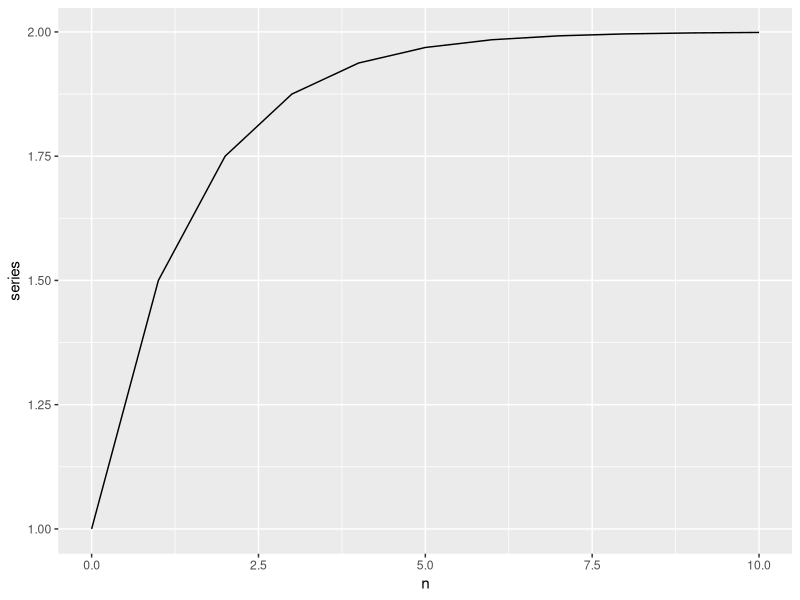
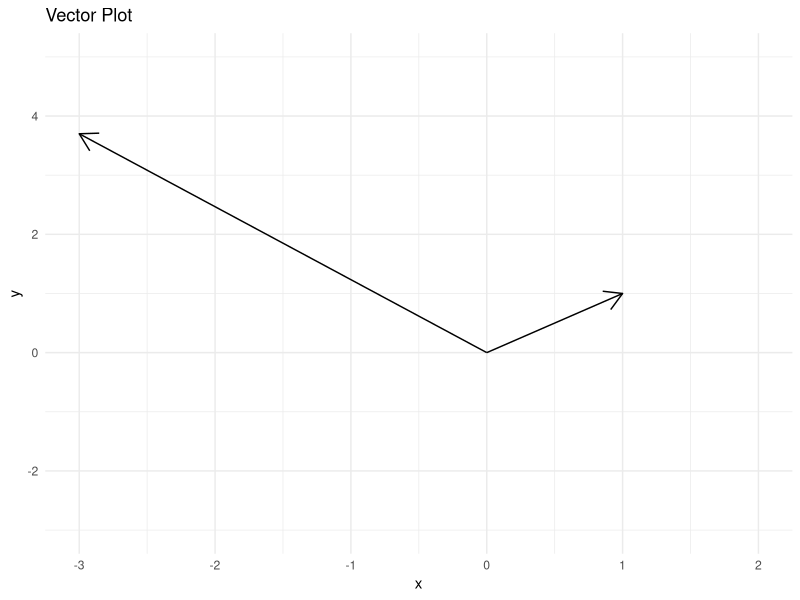
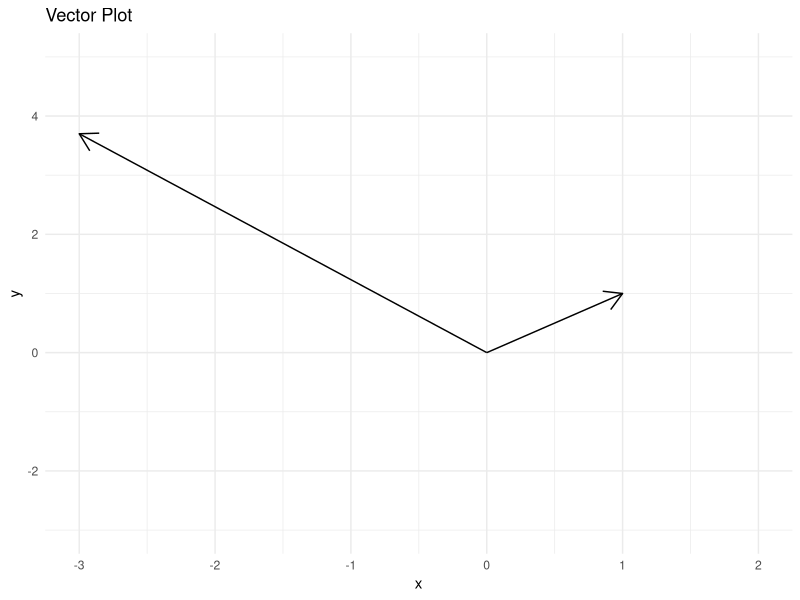
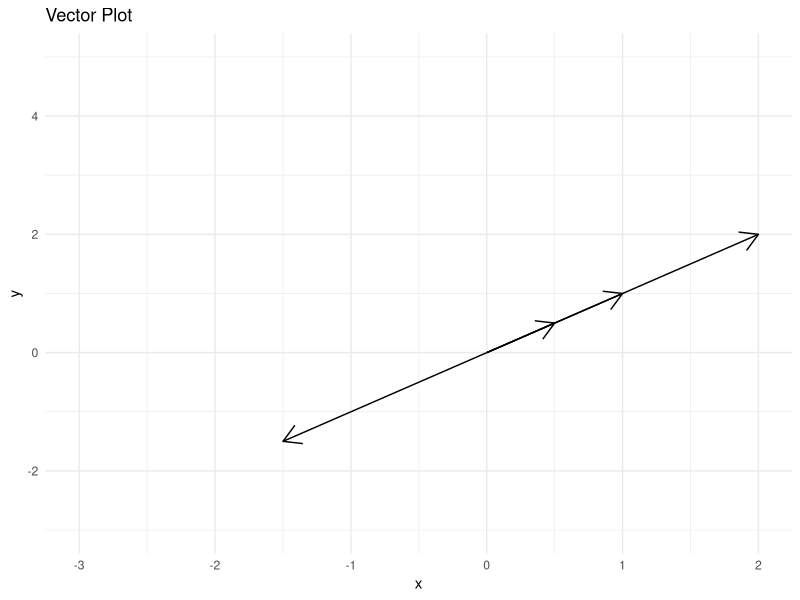

These figures' R source, in order:
## ---- chunk 1
library(tidyverse)
## ---- chunk 2
phi <- 0.5
# This will give you a vector of the first 11 elements

dt_gseries <- tibble(
  n = 0:10,
  el = phi^n,
# The geometric series is simply the cumulative sum of these elements
  series = cumsum(el)
)

dt_gseries %>%
  ggplot(aes(x = n, y = series)) + 
  geom_line()
## ---- chunk 3
set.seed(321)

# Set the parameter phi
phi <- 0.5
# Set the initial value (y_{t - 1}) in the above notation
y_init <- 1
# Set the number of periods j
B <- 1

dt <- tibble(
  j = 0:B,
  # Generate random values for e
  e = rnorm(n = B + 1),
  # Add one to the first row of e
  e_trans = e + c(1, rep(0, B)),
  # Add one to all values of e
  e_perm = e + 1,
  # Compute the powers of phi used to weight e/e_trans/e_perm
  phi_powers = phi^(B - j)
)

dt %>%
  summarise(
    # The following simply implements the formula for y
    y = phi^(B + 1) * y_init + sum(e * phi_powers),
    y_trans = phi^(B + 1) * y_init + sum(e_trans * phi_powers),
    y_perm = phi^(B + 1) * y_init + sum(e_perm * phi_powers),
    y_diff_trans = y - y_trans,
    y_diff_perm = y - y_perm
  ) %>%
  knitr::kable(digits = 2)
## ---- chunk 4
# Type your code here

## ---- chunk 5
B <- matrix(c(1, 9, 4, 1), ncol = 2)
B
## ---- chunk 6
ed <- eigen(B)
ed
## ---- chunk 7
solve(ed$vectors)
## ---- chunk 8
ed$vectors %*% diag(ed$values) %*% solve(ed$vectors)
## ---- chunk 9
# Type your code here

## ---- chunk 10
v = c(1, 1)
A = matrix(c(-1, 2.5, -2, 1.2), ncol = 2)
v1 = A %*% v
v1
## ---- chunk 11
# Create a data frame with the vector coordinates
dt <- tibble(
  x = c(0, 0),
  y = c(0, 0),
  xend = c(1, v1[1]),
  yend = c(1, v1[2])
)

# Plot the vectors
ggplot(dt) +
  geom_segment(aes(x = x, y = y, xend = xend, yend = yend), arrow = arrow(length = unit(0.2, "inches"))) +
  xlim(-3, 2) + ylim(-3, 5) +
  labs(title = "Vector Plot", x = "x", y = "y") +
  theme_minimal()
## ---- chunk 12
sqrt(2)
sqrt(sum(v^2))
## ---- chunk 13
sqrt(sum(v1^2))
## ---- chunk 14
v = c(1, 1)
A = matrix(c(-1, 2.5, -2, 1.2), ncol = 2)
v1 = A %*% v
v1
## ---- chunk 15
library(tidyverse)

dt <- tibble(
  x = c(0, 0),
  y = c(0, 0),
  xend = c(1, v1[1]),
  yend = c(1, v1[2])
)

dt %>% 
  ggplot(aes(x = x, y = y, xend = xend, yend = yend)) +
  geom_segment(arrow = arrow(length = unit(0.2, "inches")))+
  xlim(-3, 2) + ylim(-3, 5) +
  labs(title = "Vector Plot", x = "x", y = "y") +
  theme_minimal()
## ---- chunk 16
v = c(1, 1)
v1 = 2 * v
v2 = 0.5 * v
v3 = -1.5 * v

dt <- tibble(
  x = c(0, 0, 0, 0),
  y = c(0, 0, 0, 0),
  xend = c(1, v1[1], v2[1], v3[1]),
  yend = c(1, v1[2], v2[2], v3[2])
)

dt %>% 
  ggplot(aes(x = x, y = y, xend = xend, yend = yend)) +
  geom_segment(arrow = arrow(length = unit(0.2, "inches")))+
  xlim(-3, 2) + ylim(-3, 5) +
  labs(title = "Vector Plot", x = "x", y = "y") +
  theme_minimal()
